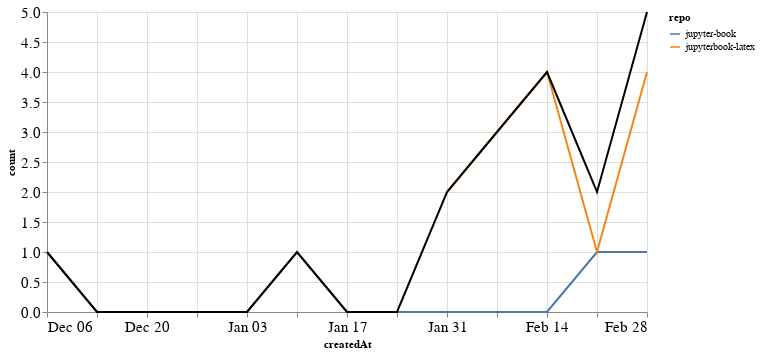

The notebook cell saved with this chart:
### Markdown cell above
### PRs

### Code cell
prs_time = prs.groupby('repo').resample('W', on='createdAt').count()['author'].reset_index()
prs_time = prs_time.rename(columns={'author': 'count'})
prs_time_total = prs_time.groupby('createdAt').agg({"count": "sum"}).reset_index()

ch1 = alt.Chart(prs_time, width=600).mark_line().encode(
    x='createdAt',
    y='count',
    color='repo',
    tooltip="repo"
)

ch2 = alt.Chart(prs_time_total, width=600).mark_line(color="black").encode(
    x='createdAt',
    y='count',
)

ch1 + ch2

### Figure 1 — Vega-Lite specification as saved in the notebook (floating-point values rounded to 4 significant figures)
{"config": {"axisLeft": {"labelFontSize": 15}, "axisBottom": {"labelFontSize": 15}}, "layer": [{"data": {"name": "data-d2df151650fe1b62b6f1e8e64bd40aa4"}, "mark": "line", "encoding": {"color": {"type": "nominal", "field": "repo"}, "tooltip": {"type": "nominal", "field": "repo"}, "x": {"type": "temporal", "field": "createdAt"}, "y": {"type": "quantitative", "field": "count"}}, "width": 600}, {"data": {"name": "data-2438e098da2293bb1bf4a77d6f247ad0"}, "mark": {"type": "line", "color": "black"}, "encoding": {"x": {"type": "temporal", "field": "createdAt"}, "y": {"type": "quantitative", "field": "count"}}, "width": 600}], "$schema": "https://vega.github.io/schema/vega-lite/v4.8.1.json", "datasets": {"data-d2df151650fe1b62b6f1e8e64bd40aa4": [{"repo": "jupyter-book", "createdAt": "2020-12-06T00:00:00", "count": 1}, {"repo": "jupyter-book", "createdAt": "2020-12-13T00:00:00", "count": 0}, {"repo": "jupyter-book", "createdAt": "2020-12-20T00:00:00", "count": 0}, {"repo": "jupyter-book", "createdAt": "2020-12-27T00:00:00", "count": 0}, {"repo": "jupyter-book", "createdAt": "2021-01-03T00:00:00", "count": 0}, {"repo": "jupyter-book", "createdAt": "2021-01-10T00:00:00", "count": 1}, {"repo": "jupyter-book", "createdAt": "2021-01-17T00:00:00", "count": 0}, {"repo": "jupyter-book", "createdAt": "2021-01-24T00:00:00", "count": 0}, {"repo": "jupyter-book", "createdAt": "2021-01-31T00:00:00", "count": 0}, {"repo": "jupyter-book", "createdAt": "2021-02-07T00:00:00", "count": 0}, {"repo": "jupyter-book", "createdAt": "2021-02-14T00:00:00", "count": 0}, {"repo": "jupyter-book", "createdAt": "2021-02-21T00:00:00", "count": 1}, {"repo": "jupyter-book", "createdAt": "2021-02-28T00:00:00", "count": 1}, {"repo": "jupyterbook-latex", "createdAt": "2021-01-31T00:00:00", "count": 2}, {"repo": "jupyterbook-latex", "createdAt": "2021-02-07T00:00:00", "count": 3}, {"repo": "jupyterbook-latex", "createdAt": "2021-02-14T00:00:00", "count": 4}, {"repo": "jupyterbook-latex", "createdAt": "2021-02-21T00:00:00", "count": 1}, {"repo": "jupyterbook-latex", "createdAt": "2021-02-28T00:00:00", "count": 4}], "data-2438e098da2293bb1bf4a77d6f247ad0": [{"createdAt": "2020-12-06T00:00:00", "count": 1}, {"createdAt": "2020-12-13T00:00:00", "count": 0}, {"createdAt": "2020-12-20T00:00:00", "count": 0}, {"createdAt": "2020-12-27T00:00:00", "count": 0}, {"createdAt": "2021-01-03T00:00:00", "count": 0}, {"createdAt": "2021-01-10T00:00:00", "count": 1}, {"createdAt": "2021-01-17T00:00:00", "count": 0}, {"createdAt": "2021-01-24T00:00:00", "count": 0}, {"createdAt": "2021-01-31T00:00:00", "count": 2}, {"createdAt": "2021-02-07T00:00:00", "count": 3}, {"createdAt": "2021-02-14T00:00:00", "count": 4}, {"createdAt": "2021-02-21T00:00:00", "count": 2}, {"createdAt": "2021-02-28T00:00:00", "count": 5}]}}
